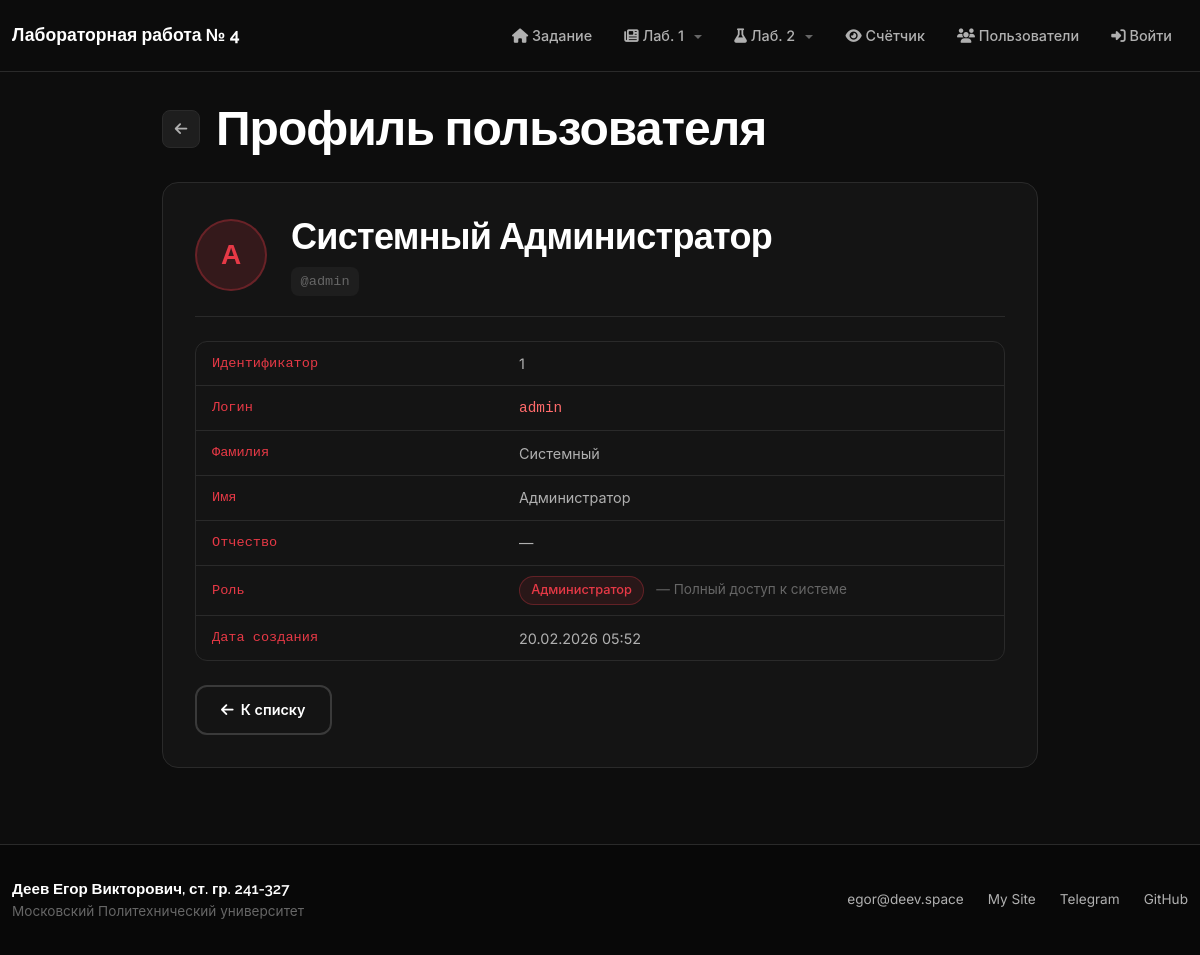
Page /users/1 on the committed database.
### app.py (models this page shows, shortened)
class User(db.Model, UserMixin):
    __tablename__ = 'users'
    id = db.Column(db.Integer, primary_key=True)
    login = db.Column(db.String(100), unique=True, nullable=False)
    password_hash = db.Column(db.String(255), nullable=False)
    last_name = db.Column(db.String(100), nullable=True)
    first_name = db.Column(db.String(100), nullable=False)
    middle_name = db.Column(db.String(100), nullable=True)
    role_id = db.Column(db.Integer, db.ForeignKey('roles.id'), nullable=True)
    created_at = db.Column(db.DateTime, default=datetime.utcnow)
    role = db.relationship('Role', back_populates='users')
    def get_full_name(self):
        parts = [self.last_name, self.first_name, self.middle_name]
        return ' '.join(p for p in parts if p)

class Role(db.Model):
    __tablename__ = 'roles'
    id = db.Column(db.Integer, primary_key=True)
    name = db.Column(db.String(100), nullable=False)
    description = db.Column(db.Text, nullable=True)
    users = db.relationship('User', back_populates='role')

### app.py (the view)
@app.route('/users/<int:user_id>')
def user_view(user_id):
    user = User.query.filter_by(id=user_id).first_or_404()
    return render_template('user_view.html', title=f'Пользователь: {user.login}', user=user)

### templates/user_view.html
{% extends 'base.html' %}
{% block content %}
<div class="row my-4">
    <div class="col-lg-8 col-xl-9 mx-auto">
        <div class="page-back-header">
            <a href="{{ url_for('users_list') }}" class="btn-back">
                <i class="fas fa-arrow-left"></i>
            </a>
            <h1>Профиль пользователя</h1>
        </div>
        <div class="data-card">
            <div class="user-profile-header">
                <div class="user-avatar-lg">
                    {{ (user.first_name[0] if user.first_name else '?') | upper }}
                </div>
                <div>
                    <h2 style="margin-bottom: 0.35rem;">{{ user.get_full_name() or user.login }}</h2>
                    <span class="user-login-badge">@{{ user.login }}</span>
                </div>
            </div>
            <table class="data-table w-100" style="margin-top: 1.5rem;">
                <tbody>
                    <tr>
                        <td class="field-label">Идентификатор</td>
                        <td>{{ user.id }}</td>
                    </tr>
                    <tr>
                        <td class="field-label">Логин</td>
                        <td style="font-family: 'Fira Code', monospace; color: var(--primary-light);">{{ user.login }}</td>
                    </tr>
                    <tr>
                        <td class="field-label">Фамилия</td>
                        <td>{{ user.last_name or '—' }}</td>
                    </tr>
                    <tr>
                        <td class="field-label">Имя</td>
                        <td>{{ user.first_name }}</td>
                    </tr>
                    <tr>
                        <td class="field-label">Отчество</td>
                        <td>{{ user.middle_name or '—' }}</td>
                    </tr>
                    <tr>
                        <td class="field-label">Роль</td>
                        <td>
                            {% if user.role %}
                            <span class="role-badge">{{ user.role.name }}</span>
                            {% if user.role.description %}
                            <span style="color: var(--text-muted); font-size: 0.85rem; margin-left: 0.5rem;">
                                — {{ user.role.description }}
                            </span>
                            {% endif %}
                            {% else %}
                            <span style="color: var(--text-muted);">—</span>
                            {% endif %}
                        </td>
                    </tr>
                    <tr>
                        <td class="field-label">Дата создания</td>
                        <td>{{ user.created_at.strftime('%d.%m.%Y %H:%M') if user.created_at else '—' }}</td>
                    </tr>
                </tbody>
            </table>
            {% if current_user.is_authenticated %}
            <div class="d-flex" style="gap: 0.75rem; margin-top: 1.5rem;">
                <a href="{{ url_for('user_edit', user_id=user.id) }}" class="btn btn-primary">
                    <i class="fas fa-pen"></i> Редактировать
                </a>
                <a href="{{ url_for('users_list') }}" class="btn btn-outline">
                    <i class="fas fa-list"></i> К списку
                </a>
            </div>
            {% else %}
            <div style="margin-top: 1.5rem;">
                <a href="{{ url_for('users_list') }}" class="btn btn-outline">
                    <i class="fas fa-arrow-left"></i> К списку
                </a>
            </div>
            {% endif %}
        </div>
    </div>
</div>
{% endblock %}

### templates/base.html (shortened to what this page needs)
<!doctype html>
<html lang="ru">
  <head>
    <link href="https://cdn.jsdelivr.net/npm/bootstrap@5.0.2/dist/css/bootstrap.min.css" rel="stylesheet">
    <link rel="stylesheet" href="https://cdnjs.cloudflare.com/ajax/libs/font-awesome/6.5.1/css/all.min.css">
    <link rel="stylesheet" href="{{ url_for('static', filename='styles.css') }}">
  </head>
  <body>
    <header>
        <nav class="navbar navbar-expand-lg navbar-dark">
            <div class="container">
              <a class="navbar-brand" href="{{ url_for('index') }}">Лабораторная работа № 4</a>
              <div class="collapse navbar-collapse" id="navbarSupportedContent">
                <ul class="navbar-nav ms-auto mb-2 mb-lg-0">
                  <li class="nav-item">
                    <a class="nav-link" href="{{ url_for('index') }}"><i class="fas fa-home"></i> Задание</a>
                  </li>
                  <li class="nav-item dropdown">
                    <a class="nav-link dropdown-toggle" href="#" id="navDropdownContent" role="button" data-bs-toggle="dropdown" aria-expanded="false">
                      <i class="fas fa-newspaper"></i> Лаб. 1
                    </a>
                  </li>
                  <li class="nav-item dropdown">
                    <a class="nav-link dropdown-toggle" href="#" id="navDropdownLab2" role="button" data-bs-toggle="dropdown" aria-expanded="false">
                      <i class="fas fa-flask"></i> Лаб. 2
                    </a>
                  </li>
                  {% if current_user.is_authenticated %}
                  <li class="nav-item dropdown">
                    <a class="nav-link dropdown-toggle" href="#" id="navDropdownLab3" role="button" data-bs-toggle="dropdown" aria-expanded="false">
                      <i class="fas fa-shield-alt"></i> Лаб. 3
                    </a>
                    <ul class="dropdown-menu" aria-labelledby="navDropdownLab3">
                      <li><a class="dropdown-item" href="{{ url_for('visits') }}"><i class="fas fa-eye"></i> Счётчик</a></li>
                      <li><a class="dropdown-item" href="{{ url_for('secret') }}"><i class="fas fa-lock"></i> Секретная</a></li>
                    </ul>
                  </li>
                  {% else %}
                  <li class="nav-item">
                    <a class="nav-link" href="{{ url_for('visits') }}"><i class="fas fa-eye"></i> Счётчик</a>
                  </li>
                  {% endif %}
                  {% if current_user.is_authenticated %}
                  <li class="nav-item dropdown">
                    <a class="nav-link dropdown-toggle" href="#" id="navDropdownLab4" role="button" data-bs-toggle="dropdown" aria-expanded="false">
                      <i class="fas fa-users"></i> Лаб. 4
                    </a>
                    <ul class="dropdown-menu" aria-labelledby="navDropdownLab4">
                      <li><a class="dropdown-item" href="{{ url_for('users_list') }}"><i class="fas fa-users"></i> Пользователи</a></li>
                      <li><a class="dropdown-item" href="{{ url_for('change_password') }}"><i class="fas fa-key"></i> Сменить пароль</a></li>
                    </ul>
                  </li>
                  <li class="nav-item">
                    <a class="nav-link" href="{{ url_for('logout') }}"><i class="fas fa-sign-out-alt"></i> Выйти</a>
                  </li>
                  {% else %}
                  <li class="nav-item">
                    <a class="nav-link" href="{{ url_for('users_list') }}"><i class="fas fa-users"></i> Пользователи</a>
                  </li>
                  <li class="nav-item">
                    <a class="nav-link" href="{{ url_for('auth') }}"><i class="fas fa-sign-in-alt"></i> Войти</a>
                  </li>
                  {% endif %}
                </ul>
              </div>
            </div>
          </nav>
    </header>
    <main class="my-1">
        <div class="container">
            {% block content %}{% endblock %}
        </div>
    </main>
    <footer>
        <div class="container">
            <div class="footer-content">
                <div>
                    <div class="footer-name">Деев Егор Викторович, ст. гр. 241-327</div>
                    <div class="footer-group">Московский Политехнический университет</div>
                </div>
                <div class="footer-links">
                    <a href="mailto:egor@deev.space">egor@deev.space</a>
                    <a href="https://deev.space" target="_blank">My Site</a>
                    <a href="https://t.me/Egor_Deev" target="_blank">Telegram</a>
                    <a href="https://github.com/EDeev" target="_blank">GitHub</a>
                </div>
            </div>
        </div>
    </footer>
  </body>
</html>

### rows in the picture
User: first_name "А", last_name+first_name+middle_name "Системный Администратор", login "admin", id "1", last_name "Системный", first_name "Администратор", middle_name "—", created_at "20.02.2026 05:52"
Role: role.name "Администратор", role.description "Полный доступ к системе"
